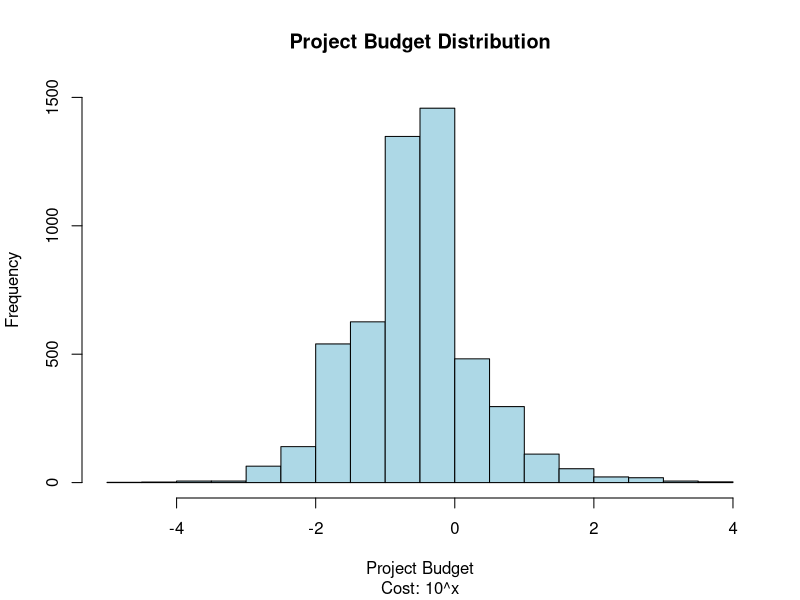

This chart was generated by the following R code:
assignment_data <- read.csv("assignment1_dataset.csv", stringsAsFactors = FALSE)

#checkconvert data to numeric format where necessary
assignment_data$undisbursed.amount <- as.numeric(assignment_data$undisbursed.amount)

#convert dates to appropriate format (use origin 1899-12-30 as saved by Google Sheets)
assignment_data$approval.date <- as.Date(assignment_data$approval.date, origin="1899-12-30")
assignment_data$implementation.start.date <- as.Date(assignment_data$implementation.start.date, origin="1899-12-30")
assignment_data$original.completion.date <- as.Date(assignment_data$original.completion.date, origin="1899-12-30")
assignment_data$revised.completion.date <- as.Date(assignment_data$revised.completion.date, origin="1899-12-30")
str(assignment_data)

# exclude projects approved pre-1/1/1995 & post-1/1/2017
assignment_data <- subset(assignment_data, approval.date>as.Date("1995-01-01"))
assignment_data <- subset(assignment_data, approval.date<as.Date("2017-01-01"))

#Name-based algorithm for question selection.
#surname: HAMP first three letters in integers: 2,1,13 (I choose the first digit of 13)
set.seed(211)
my_questions_are_these <- sort(sample(c(1:10), 3, replace = FALSE))
my_questions_are_these

#question 3 - What variables are measured for each project?
library(dplyr)
assignment_data %>% 
  select_if(function(x) any(is.na(x))) %>% 
  summarise_each(funs(sum(is.na(.)))) -> columns_NA
columns_NA
#question 8 - Create a histogram or a probability density plot that shows the distribution of project budgets. Be sure to label the x axis and give your plot a title.
# in order to get a nice data visualisation, i used the natural log function to transform my data
project_budget <- log(assignment_data$project.budget)
h1 <- hist(project_budget,
           ylim = c(0, 1500),
           main="Project Budget Distribution",
           sub="Cost: 10^x",
           xlab="Project Budget",
           ylab="Frequency",
           col="lightblue")
#question 9 - Approximately what fraction of projects get assessed at project completion?
projects_completed <- subset(assignment_data,status=="FINANCIALLY COMPLETED")
projects_assessed <- subset(projects_completed, success.rating==1 | success.rating==0)
fraction <- nrow(projects_assessed)/nrow(projects_completed)
fraction
